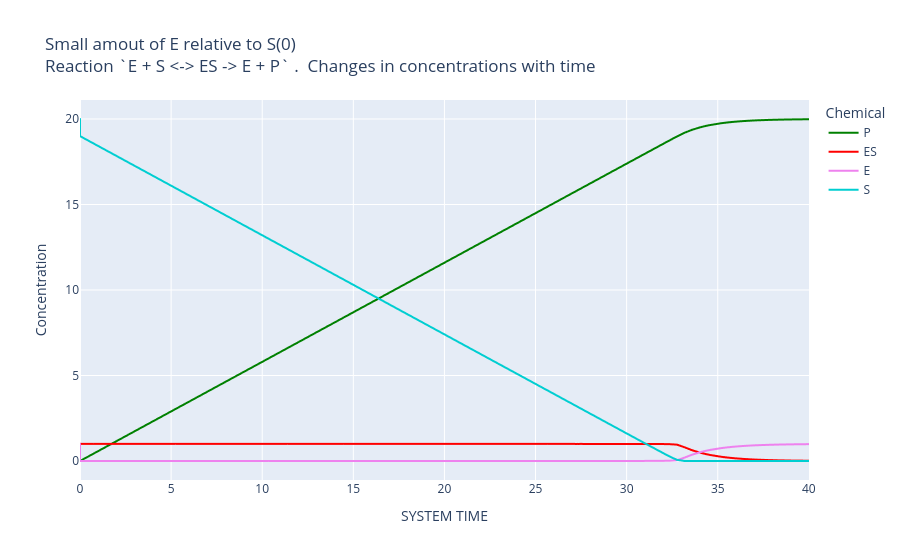

This figure's notebook cell:
### Code cell
uc.plot_history(title_prefix="Small amout of E relative to S(0)")

### Figure 1 — Plotly figure (JSON) as saved in the notebook; plotly's stock layout.template omitted (floating-point values rounded to 4 significant figures; data arrays with more than 128 entries replaced by an {"elided": "..."} marker saying what was removed)
{"data": [{"hovertemplate": "Chemical=P<br>SYSTEM TIME=%{x}<br>Concentration=%{y}<extra></extra>", "legendgroup": "P", "line": {"color": "green", "dash": "solid", "shape": "linear"}, "marker": {"symbol": "circle"}, "mode": "lines", "name": "P", "showlegend": true, "type": "scattergl", "x": {"elided": "2168 float values"}, "xaxis": "x", "y": {"elided": "2168 float values"}, "yaxis": "y"}, {"hovertemplate": "Chemical=ES<br>SYSTEM TIME=%{x}<br>Concentration=%{y}<extra></extra>", "legendgroup": "ES", "line": {"color": "red", "dash": "solid", "shape": "linear"}, "marker": {"symbol": "circle"}, "mode": "lines", "name": "ES", "showlegend": true, "type": "scattergl", "x": {"elided": "2168 float values"}, "xaxis": "x", "y": {"elided": "2168 float values"}, "yaxis": "y"}, {"hovertemplate": "Chemical=E<br>SYSTEM TIME=%{x}<br>Concentration=%{y}<extra></extra>", "legendgroup": "E", "line": {"color": "violet", "dash": "solid", "shape": "linear"}, "marker": {"symbol": "circle"}, "mode": "lines", "name": "E", "showlegend": true, "type": "scattergl", "x": {"elided": "2168 float values"}, "xaxis": "x", "y": {"elided": "2168 float values"}, "yaxis": "y"}, {"hovertemplate": "Chemical=S<br>SYSTEM TIME=%{x}<br>Concentration=%{y}<extra></extra>", "legendgroup": "S", "line": {"color": "darkturquoise", "dash": "solid", "shape": "linear"}, "marker": {"symbol": "circle"}, "mode": "lines", "name": "S", "showlegend": true, "type": "scattergl", "x": {"elided": "2168 float values"}, "xaxis": "x", "y": {"elided": "2168 float values"}, "yaxis": "y"}], "layout": {"autosize": true, "legend": {"title": {"text": "Chemical"}, "tracegroupgap": 0}, "title": {"text": "Small amout of E relative to S(0) <br>Reaction `E + S <-> ES -> E + P` .  Changes in concentrations with time"}, "xaxis": {"anchor": "y", "autorange": true, "domain": [0, 1], "range": [0, 40.01], "title": {"text": "SYSTEM TIME"}, "type": "linear"}, "yaxis": {"anchor": "x", "autorange": true, "domain": [0, 1], "range": [-1.111, 21.11], "title": {"text": "Concentration"}, "type": "linear"}}}
